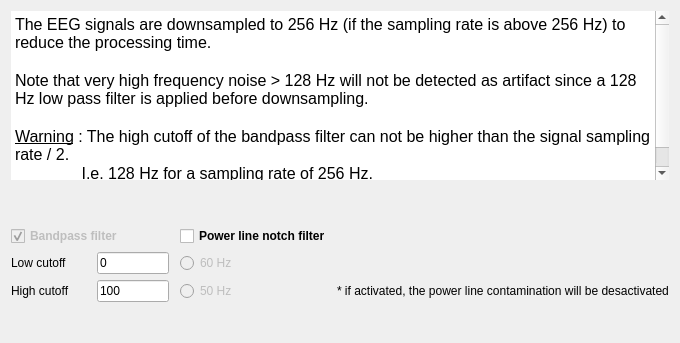
<ui version="4.0">
 <class>FilterSignalsStep</class>
 <widget class="QWidget" name="FilterSignalsStep">
  <property name="styleSheet">
  <string notr="true">font: 12pt "Roboto";</string>
  </property>
  <property name="geometry">
   <rect>
    <x>0</x>
    <y>0</y>
    <width>680</width>
    <height>343</height>
   </rect>
  </property>
  <property name="windowTitle">
   <string />
  </property>
  <property name="toolTip">
   <string />
  </property>
  <layout class="QHBoxLayout" name="horizontalLayout">
   <item>
    <layout class="QVBoxLayout" name="verticalLayout">
     <item>
      <widget class="QTextBrowser" name="textBrowser">
       <property name="frameShape">
        <enum>QFrame::HLine</enum>
       </property>
       <property name="frameShadow">
        <enum>QFrame::Plain</enum>
       </property>
       <property name="lineWidth">
        <number>0</number>
       </property>
       <property name="html">
        <string>&lt;!DOCTYPE HTML PUBLIC "-//W3C//DTD HTML 4.0//EN" "http://www.w3.org/TR/REC-html40/strict.dtd"&gt;
&lt;html&gt;&lt;head&gt;&lt;meta name="qrichtext" content="1" /&gt;&lt;style type="text/css"&gt;
p, li { white-space: pre-wrap; }
&lt;/style&gt;&lt;/head&gt;&lt;body style=" font-family:'Roboto'; font-size:12pt; font-weight:400; font-style:normal;"&gt;
&lt;p style=" margin-top:0px; margin-bottom:0px; margin-left:0px; margin-right:0px; -qt-block-indent:0; text-indent:0px;"&gt;&lt;span style=" font-size:12pt;"&gt;The EEG signals are downsampled to 256 Hz (if the sampling rate is above 256 Hz) to reduce the processing time.&lt;/span&gt;&lt;/p&gt;
&lt;p style="-qt-paragraph-type:empty; margin-top:0px; margin-bottom:0px; margin-left:0px; margin-right:0px; -qt-block-indent:0; text-indent:0px; font-size:12pt;"&gt;&lt;br /&gt;&lt;/p&gt;
&lt;p style=" margin-top:0px; margin-bottom:0px; margin-left:0px; margin-right:0px; -qt-block-indent:0; text-indent:0px;"&gt;&lt;span style=" font-size:12pt;"&gt;Note that very high frequency noise &amp;gt; 128 Hz will not be detected as artifact since a 128 Hz low pass filter is applied before downsampling.&lt;/span&gt;&lt;/p&gt;
&lt;p style="-qt-paragraph-type:empty; margin-top:0px; margin-bottom:0px; margin-left:0px; margin-right:0px; -qt-block-indent:0; text-indent:0px; font-size:12pt;"&gt;&lt;br /&gt;&lt;/p&gt;
&lt;p style=" margin-top:0px; margin-bottom:0px; margin-left:0px; margin-right:0px; -qt-block-indent:0; text-indent:0px;"&gt;&lt;span style=" font-size:12pt; text-decoration: underline;"&gt;Warning&lt;/span&gt;&lt;span style=" font-size:12pt;"&gt; : The high cutoff of the bandpass filter can not be higher than the signal sampling rate / 2.  &lt;/span&gt;&lt;/p&gt;
&lt;p style=" margin-top:0px; margin-bottom:0px; margin-left:0px; margin-right:0px; -qt-block-indent:0; text-indent:0px;"&gt;&lt;span style=" font-size:12pt;"&gt;               I.e. 128 Hz for a sampling rate of 256 Hz.&lt;/span&gt;&lt;/p&gt;
&lt;p style="-qt-paragraph-type:empty; margin-top:0px; margin-bottom:0px; margin-left:0px; margin-right:0px; -qt-block-indent:0; text-indent:0px; font-size:12pt;"&gt;&lt;br /&gt;&lt;/p&gt;&lt;/body&gt;&lt;/html&gt;</string>
       </property>
      </widget>
     </item>
     <item>
      <spacer name="verticalSpacer_2">
       <property name="orientation">
        <enum>Qt::Vertical</enum>
       </property>
       <property name="sizeType">
        <enum>QSizePolicy::Minimum</enum>
       </property>
       <property name="sizeHint" stdset="0">
        <size>
         <width>20</width>
         <height>40</height>
        </size>
       </property>
      </spacer>
     </item>
     <item>
      <layout class="QGridLayout" name="gridLayout">
       <item row="0" column="3">
        <widget class="QCheckBox" name="notch_checkBox">
         <property name="font">
          <font>
           <weight>75</weight>
           <bold>true</bold>
          </font>
         </property>
         <property name="text">
          <string>Power line notch filter</string>
         </property>
        </widget>
       </item>
       <item row="2" column="3">
        <widget class="QRadioButton" name="radioButton_50Hz">
         <property name="enabled">
          <bool>false</bool>
         </property>
         <property name="text">
          <string>50 Hz</string>
         </property>
        </widget>
       </item>
       <item row="1" column="0">
        <widget class="QLabel" name="label">
         <property name="minimumSize">
          <size>
           <width>80</width>
           <height>0</height>
          </size>
         </property>
         <property name="text">
          <string>Low cutoff</string>
         </property>
        </widget>
       </item>
       <item row="1" column="1">
        <widget class="QLineEdit" name="low_cutoff_lineEdit">
         <property name="maximumSize">
          <size>
           <width>110</width>
           <height>16777215</height>
          </size>
         </property>
         <property name="toolTip">
          <string>Edit the low cutoff frequency in Hz (i.e. 0.3).</string>
         </property>
         <property name="text">
          <string>0</string>
         </property>
        </widget>
       </item>
       <item row="2" column="0">
        <widget class="QLabel" name="label_6">
         <property name="minimumSize">
          <size>
           <width>80</width>
           <height>0</height>
          </size>
         </property>
         <property name="text">
          <string>High cutoff</string>
         </property>
        </widget>
       </item>
       <item row="1" column="4">
        <spacer name="horizontalSpacer_3">
         <property name="orientation">
          <enum>Qt::Horizontal</enum>
         </property>
         <property name="sizeHint" stdset="0">
          <size>
           <width>40</width>
           <height>20</height>
          </size>
         </property>
        </spacer>
       </item>
       <item row="0" column="0" colspan="2">
        <widget class="QCheckBox" name="bp_checkBox">
         <property name="enabled">
          <bool>false</bool>
         </property>
         <property name="font">
          <font>
           <weight>75</weight>
           <bold>true</bold>
          </font>
         </property>
         <property name="text">
          <string>Bandpass filter</string>
         </property>
         <property name="checked">
          <bool>true</bool>
         </property>
        </widget>
       </item>
       <item row="2" column="1">
        <widget class="QLineEdit" name="high_cutoff_lineEdit">
         <property name="maximumSize">
          <size>
           <width>110</width>
           <height>16777215</height>
          </size>
         </property>
         <property name="toolTip">
          <string>Edit the high cutoff frequency in Hz (i.e. 100).</string>
         </property>
         <property name="text">
          <string>100</string>
         </property>
        </widget>
       </item>
       <item row="1" column="2">
        <spacer name="horizontalSpacer_2">
         <property name="orientation">
          <enum>Qt::Horizontal</enum>
         </property>
         <property name="sizeHint" stdset="0">
          <size>
           <width>40</width>
           <height>20</height>
          </size>
         </property>
        </spacer>
       </item>
       <item row="1" column="3">
        <widget class="QRadioButton" name="radioButton_60Hz">
         <property name="enabled">
          <bool>false</bool>
         </property>
         <property name="text">
          <string>60 Hz</string>
         </property>
        </widget>
       </item>
       <item row="2" column="4">
        <widget class="QLabel" name="label_2">
         <property name="text">
          <string>* if activated, the power line contamination will be desactivated</string>
         </property>
        </widget>
       </item>
      </layout>
     </item>
     <item>
      <spacer name="verticalSpacer">
       <property name="orientation">
        <enum>Qt::Vertical</enum>
       </property>
       <property name="sizeHint" stdset="0">
        <size>
         <width>20</width>
         <height>52</height>
        </size>
       </property>
      </spacer>
     </item>
    </layout>
   </item>
  </layout>
 </widget>
 <resources>
  <include location="../../../../../scinodes_poc/src/main/python/ui/themes/themes.qrc" />
 </resources>
 <connections>
  <connection>
   <sender>bp_checkBox</sender>
   <signal>clicked()</signal>
   <receiver>FilterSignalsStep</receiver>
   <slot>update_filter_settings()</slot>
   <hints>
    <hint type="sourcelabel">
     <x>111</x>
     <y>218</y>
    </hint>
    <hint type="destinationlabel">
     <x>234</x>
     <y>171</y>
    </hint>
   </hints>
  </connection>
  <connection>
   <sender>notch_checkBox</sender>
   <signal>clicked()</signal>
   <receiver>FilterSignalsStep</receiver>
   <slot>update_filter_settings()</slot>
   <hints>
    <hint type="sourcelabel">
     <x>111</x>
     <y>244</y>
    </hint>
    <hint type="destinationlabel">
     <x>234</x>
     <y>171</y>
    </hint>
   </hints>
  </connection>
  <connection>
   <sender>radioButton_50Hz</sender>
   <signal>clicked()</signal>
   <receiver>FilterSignalsStep</receiver>
   <slot>update_filter_settings()</slot>
   <hints>
    <hint type="sourcelabel">
     <x>420</x>
     <y>360</y>
    </hint>
    <hint type="destinationlabel">
     <x>339</x>
     <y>229</y>
    </hint>
   </hints>
  </connection>
  <connection>
   <sender>radioButton_60Hz</sender>
   <signal>clicked()</signal>
   <receiver>FilterSignalsStep</receiver>
   <slot>update_filter_settings()</slot>
   <hints>
    <hint type="sourcelabel">
     <x>420</x>
     <y>334</y>
    </hint>
    <hint type="destinationlabel">
     <x>339</x>
     <y>229</y>
    </hint>
   </hints>
  </connection>
  <connection>
   <sender>high_cutoff_lineEdit</sender>
   <signal>editingFinished()</signal>
   <receiver>FilterSignalsStep</receiver>
   <slot>update_high_cutoff_slot()</slot>
   <hints>
    <hint type="sourcelabel">
     <x>151</x>
     <y>314</y>
    </hint>
    <hint type="destinationlabel">
     <x>339</x>
     <y>229</y>
    </hint>
   </hints>
  </connection>
  <connection>
   <sender>low_cutoff_lineEdit</sender>
   <signal>editingFinished()</signal>
   <receiver>FilterSignalsStep</receiver>
   <slot>update_low_cutoff_slot()</slot>
   <hints>
    <hint type="sourcelabel">
     <x>151</x>
     <y>288</y>
    </hint>
    <hint type="destinationlabel">
     <x>339</x>
     <y>229</y>
    </hint>
   </hints>
  </connection>
 </connections>
 <slots>
  <slot>update_filter_settings()</slot>
  <slot>update_low_cutoff_slot()</slot>
  <slot>update_high_cutoff_slot()</slot>
 </slots>
</ui>
